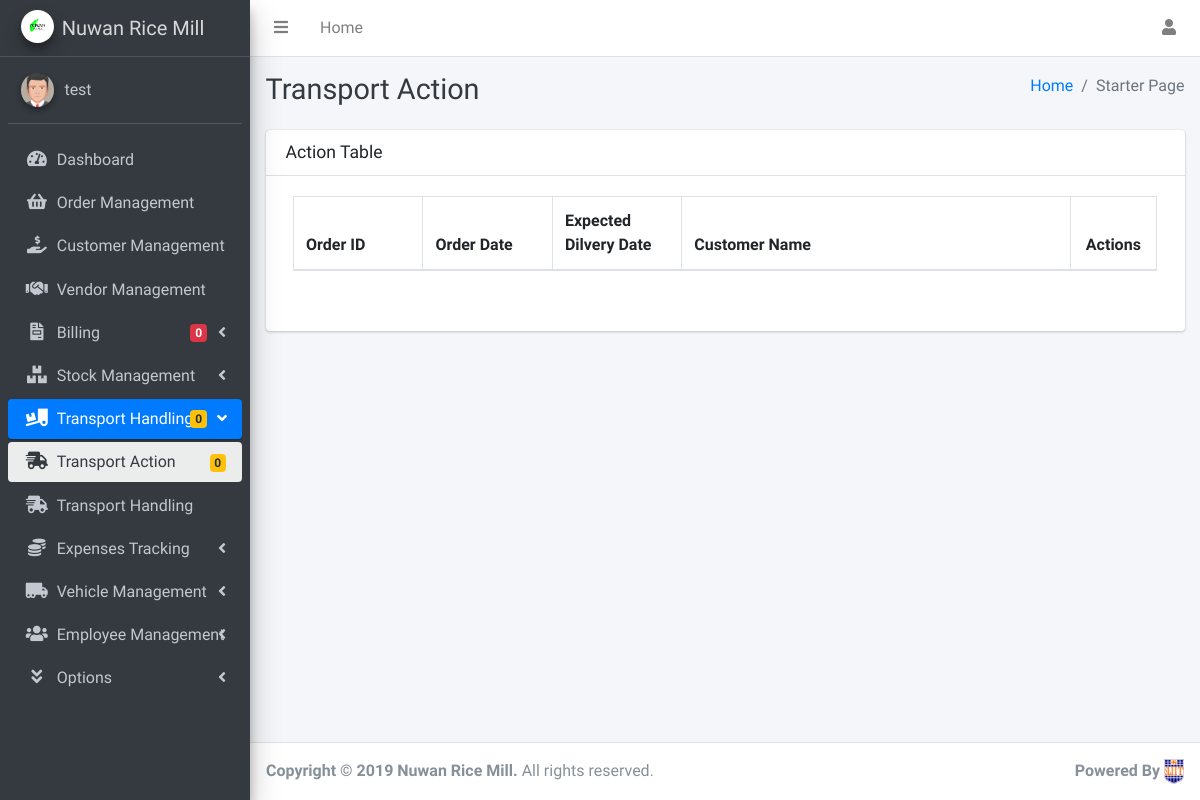
/Transport/TransportActionTable.php (signed in), run on an earlier commit of the app's database.
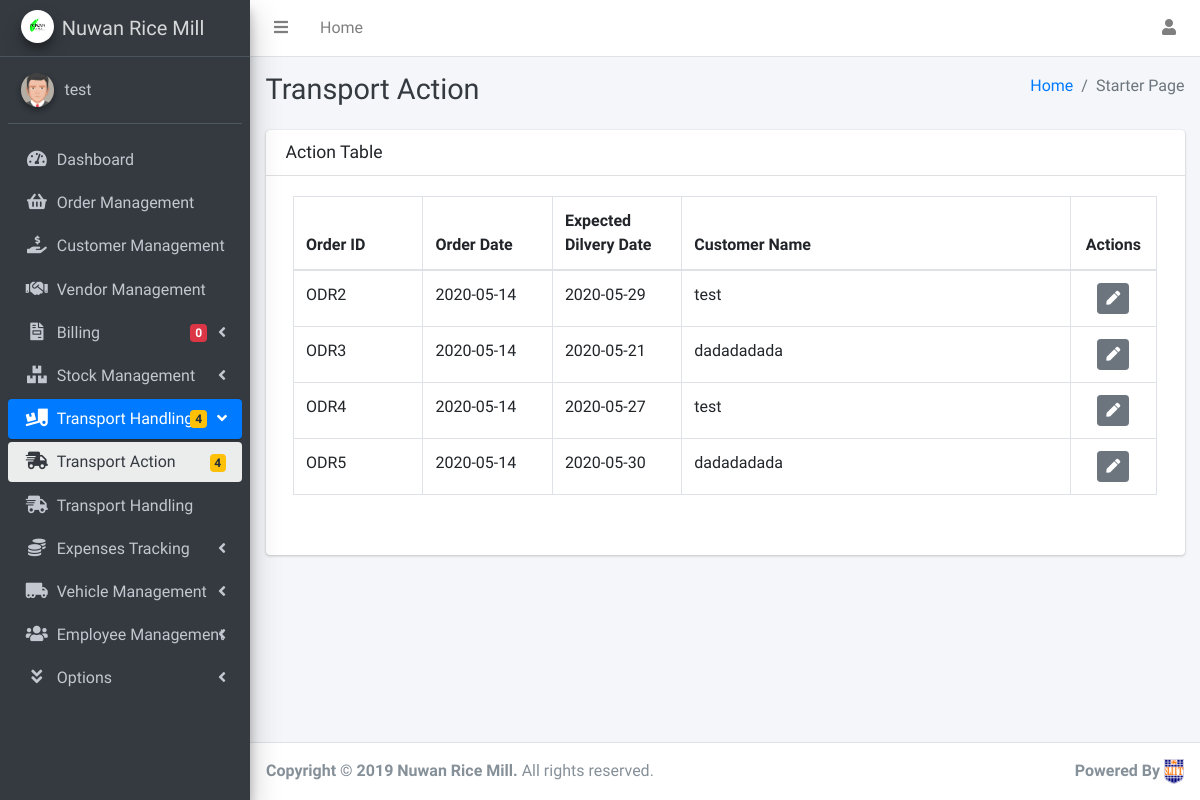
And on a later commit of the database.
### tables this page shows
CREATE TABLE `orderm` (
  `OrderM_ID` int(11) NOT NULL,
  `Order_ID` varchar(50) NOT NULL,
  `customerID` int(11) NOT NULL,
  `Order_Date` date NOT NULL,
  `Order_D_Date` date NOT NULL,
  `D_Status` varchar(10) NOT NULL,
  `t_status` varchar(2) NOT NULL DEFAULT '0',
  `t_d_status` int(2) NOT NULL DEFAULT '0',
  `invoice_created` int(2) NOT NULL
);

CREATE TABLE `customer` (
  `customerID` int(11) NOT NULL,
  `CusID` varchar(50) NOT NULL,
  `cName` varchar(100) NOT NULL,
  `cMNumber` varchar(10) NOT NULL,
  `cLNumber` varchar(10) DEFAULT NULL,
  `cEmail` varchar(150) DEFAULT NULL,
  `cAddress` varchar(250) NOT NULL,
  `cCity` varchar(50) NOT NULL,
  `cDistrict` varchar(50) NOT NULL
);

### Transport/TransportActionTable.php (the view, shortened to what the changed rows need)
<?php
require '../inc/dbconnect.php';
include '../inc/Dashboardcalculations.php';
$query = "SELECT o.OrderM_ID,o.Order_ID,c.cName,o.Order_Date,o.Order_D_Date,o.D_Status,o.t_status FROM orderm o, customer c WHERE o.customerID = c.customerID AND o.D_Status='Yes' AND o.t_status='0' AND o.t_d_status='0'";
$Expenses = mysqli_query($con, $query);
?>
<!DOCTYPE html>
<html lang="en">
<head>
    <link rel="stylesheet" href="../dist/css/customCSS.css">
    <link rel="stylesheet" href="../plugins/overlayScrollbars/css/OverlayScrollbars.min.css">
    <link rel="stylesheet" href="../plugins/fontawesome-free/css/all.min.css">
    <link rel="stylesheet" href="../dist/css/adminlte.min.css">
    <link rel="stylesheet" href="../plugins/datatables-bs4/css/dataTables.bootstrap4.css">
    <link rel="stylesheet" href="../sweetalert/sweetalert2.min.css">
</head>
<body class="hold-transition sidebar-mini layout-fixed layout-navbar-fixed layout-footer-fixed">
    <div class="wrapper">
        <aside class="main-sidebar sidebar-dark-primary elevation-4">
            <div class="sidebar">
                <nav class="mt-2">
                    <ul class="nav nav-pills nav-sidebar flex-column" data-widget="treeview" role="menu" data-accordion="false">
                        <li class="nav-item has-treeview menu-open">
                            <a href="#" class="nav-link active">
                                <p>Transport Handling
                                    <i class="right fas fa-angle-left"></i>
                                    <span class="badge badge-warning right"><?php num_of_transportAction(); ?></span>
                                </p>
                            </a>
                            <ul class="nav nav-treeview">
                                <li class="nav-item">
                                    <a href="../Transport/TransportActionTable.php" class="nav-link active">
                                        <i class="nav-icon fas fa-shipping-fast"></i>
                                        <p>Transport Action</p>
                                        <span class="badge badge-warning right"><?php num_of_transportAction(); ?></span>
                                    </a>
                                </li>
                            </ul>
                        </li>
                    </ul>
                </nav>
            </div>
        </aside>
        <div class="content-wrapper">
            <div class="content-header">
                <div class="container-fluid">
                    <div class="row mb-2">
                        <div class="col-sm-6">
                            <h1 class="m-0 text-dark">Transport Action</h1>
                        </div>
                    </div>
                </div>
            </div>
            <div class="content">
                <div class="container-fluid">
                    <div class="card mb-5">
                        <div class="card-body">
                            <div class="table-responsive">
                                <div class="dataTables_wrapper container-fluid dt-bootstrap4">
                                    <table id="example1" class="table table-bordered table-hover">
                                        <thead>
                                            <tr>
                                                <th style="width: 15%">Order ID</th>
                                                <th style="width: 15%">Order Date</th>
                                                <th style="width: 15%">Expected Dilvery Date</th>
                                                <th>Customer Name</th>
                                                <th class="text-center" style="width: 10%">Actions</th>
                                            </tr>
                                        </thead>
                                        <tbody>
                                            <?php
                                            while ($row = mysqli_fetch_assoc($Expenses)) {
                                                $omid = $row['OrderM_ID'];
                                                $oid = $row['Order_ID'];
                                                $date = $row['Order_Date'];
                                                $ddate = $row['Order_D_Date'];
                                                $cusName = $row['cName'];
                                            ?>
                                                <tr>
                                                    <td><?php echo $oid ?></td>
                                                    <td><?php echo $date ?></td>
                                                    <td><?php echo $ddate ?></td>
                                                    <td><?php echo $cusName ?></td>
                                                    <td class="text-center">
                                                        <div class="btn-group btn-group-sm">
                                                            <a href="TransportAction.php?oid=<?php echo $omid  ?>"><button type="button" class="btn btn-secondary btn-sm" data-toggle="tooltip" data-placement="top" title="Action">
                                                                    <i class="fas fa-pen"></i>
                                                                </button></a>
                                                        </div>
                                                    </td>
                                                </tr>
                                            <?php
                                            }
                                            ?>
                                        </tbody>
                                    </table>
                                </div>
                                <br>
                            </div>
                        </div>
                    </div>
                    <br>
                </div>
            </div>
        </div>
    </div>
</body>
</html>

### inc/Dashboardcalculations.php (shortened to what the changed rows need)
<?php
function num_of_transportAction(){
    include 'dbconnect.php';
    $sql = "SELECT COUNT(o.OrderM_ID) AS TransportAction FROM orderm o WHERE o.D_Status='Yes' AND o.t_status='0' AND o.t_d_status='0'";
    $resultset = mysqli_query($con, $sql);
    $row = mysqli_fetch_assoc($resultset);
    $result = $row['TransportAction'];
    echo $result;
}
?>

What changed in the data, as far as the page shows it:
added orderm: Order_ID "ODR2", Order_Date "2020-05-14", Order_D_Date "2020-05-29", customerID.cName "test"
added orderm: Order_ID "ODR3", Order_Date "2020-05-14", Order_D_Date "2020-05-21", customerID.cName "dadadadada"
added orderm: Order_ID "ODR4", Order_Date "2020-05-14", Order_D_Date "2020-05-27", customerID.cName "test"
added orderm: Order_ID "ODR5", Order_Date "2020-05-14", Order_D_Date "2020-05-30", customerID.cName "dadadadada"
Also different on the page:
$result: "0 0" → "4 4"
